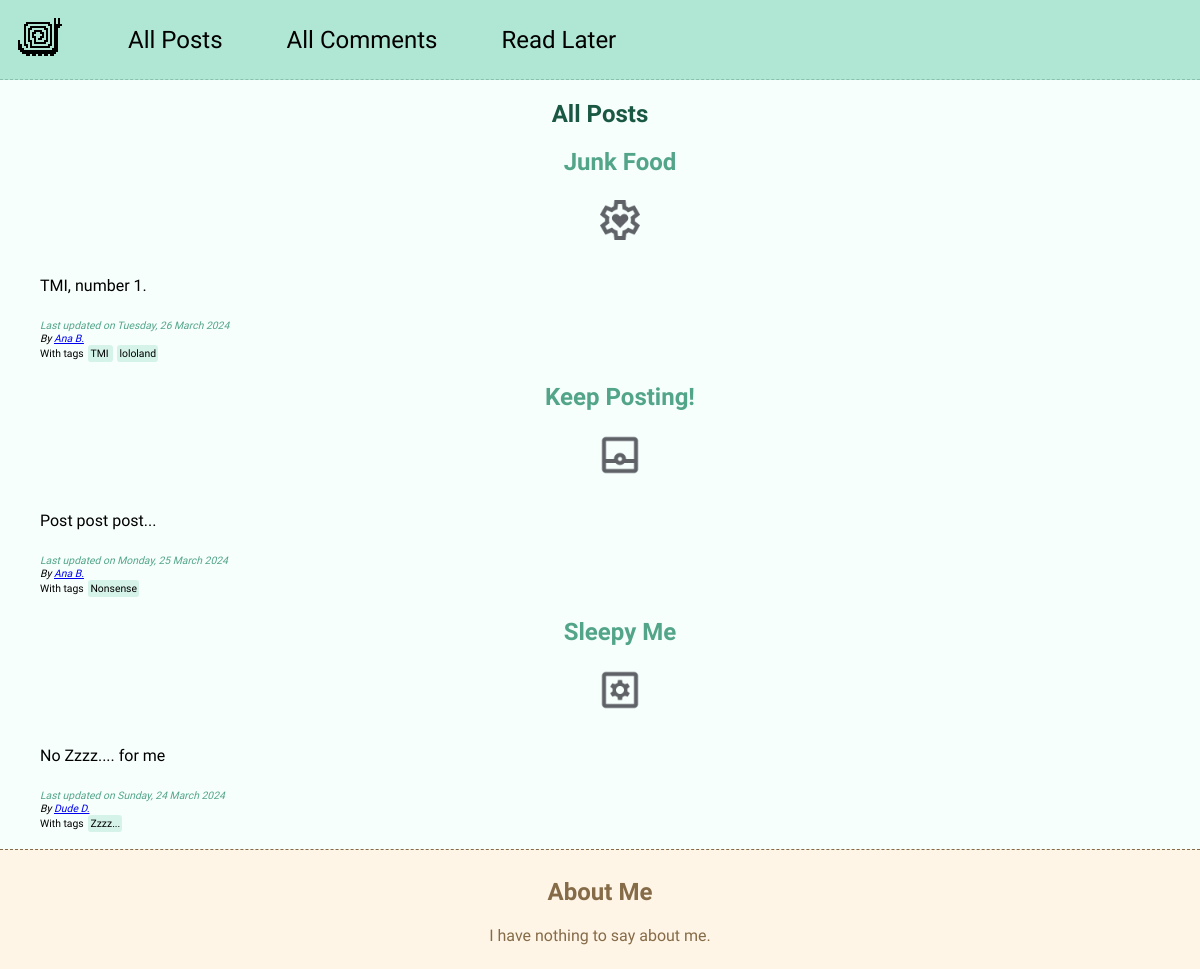
Before: / with the older database file.
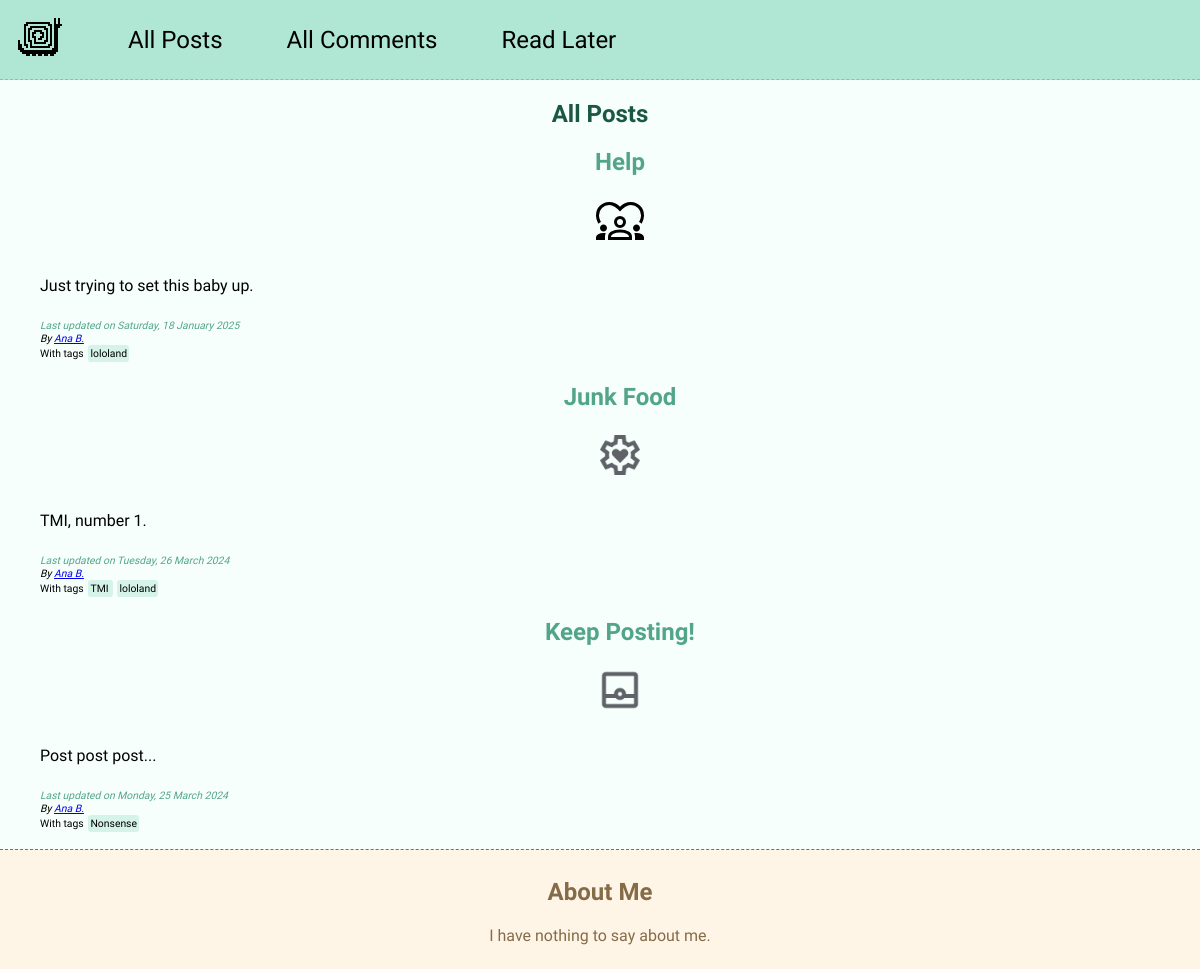
After: the same page with the newer database file.
### blog/models.py (models this page shows, shortened)
class Post(models.Model):
    title = models.CharField(max_length=200, blank=False)
    author = models.ForeignKey(Author, on_delete=models.SET_NULL, null=True, related_name="posts")
    date = models.DateField(auto_now=False, blank=False)
    slug = models.SlugField(unique=True)
    image = models.ImageField(upload_to='images', default="default.png")
    excerpt = models.CharField(max_length=500,blank=True)
    content = models.TextField(blank=False)
    tags = models.ManyToManyField(Tag, blank=True)
    def tags_as_list(self):
        return self.tags.all()
    def has_tags(self):
        return len(self.tags_as_list()) > 0

class Author(models.Model):
    first_name = models.CharField(max_length=200, blank=False)
    last_name = models.CharField(max_length=200, blank=False)
    email_address = models.EmailField(blank=True)
    def full_name(self):
        return f"{self.first_name} {self.last_name}"

class Tag(models.Model):
    caption = models.CharField(max_length=100, blank=False)

### blog/views.py (the view)
# urls.py: path('', views.LastPostsView.as_view(), name='blog-home'),
class LastPostsView(ListView):
    template_name = 'blog/posts.html'
    model = Post
    context_object_name = 'post_list'
    ordering = ['-date']
    def get_queryset(self):
        queryset = super().get_queryset()
        data = queryset[:3]
        return data

### blog/templates/blog/posts.html (shortened to what this page needs)
{% extends 'base.html' %}
{% load static %}
{% block style_links %}
    <link rel="stylesheet" href="{% static 'blog/styles/index.css' %}" />
{% endblock %}
{% block content %}
    <section class="post-list">
        <h1>All Posts</h1>
        <ul>
            {% for post in post_list %}
                {% include 'blog/includes/post_preview.html' %}
            {% endfor %}
        </ul>
    </section>
{% endblock %}

### blog/templates/blog/includes/post_preview.html
{% load static %}
<li>
    <article>
        <h2 class="post-title"><a href="{% url 'post' post.slug %}">{{ post.title }}</a></h2>
        <img class="post-preview-avatar" src="{{ post.image.url }}" alt="{{ post.title }}" />
        <p class="post-preview">{{ post.excerpt }}</p>
        <div class="post-preview-time">Last updated on <time>{{ post.date|date:"l, d F Y" }}</time></div>
        <address class="post-preview-address">
            By <a href="mailto:{{ post.author.email_address }}">{{ post.author.full_name }}</a>
        </address>
        {% if post.has_tags %}
            <div class="post-tags">With tags {% for tag in post.tags_as_list %} <span class="tag-span"> {{ tag.caption }} </span> {% endfor %}</div>
        {% endif %}
    </article>
</li>

Changed rows visible on the page:
no longer on this page (row unchanged): Post: title "Sleepy Me", image (picture), excerpt "No Zzzz.... for me", date "Sunday, 24 March 2024", author.full_name "Dude D."
no longer on this page (row unchanged): Tag: caption "Zzzz...", shown under "Sleepy Me"
added Post: title "Help", image (placeholder picture), excerpt "Just trying to set this baby up.", date "Saturday, 18 January 2025", author.full_name "Ana B.", Tag (caption "lololand")
